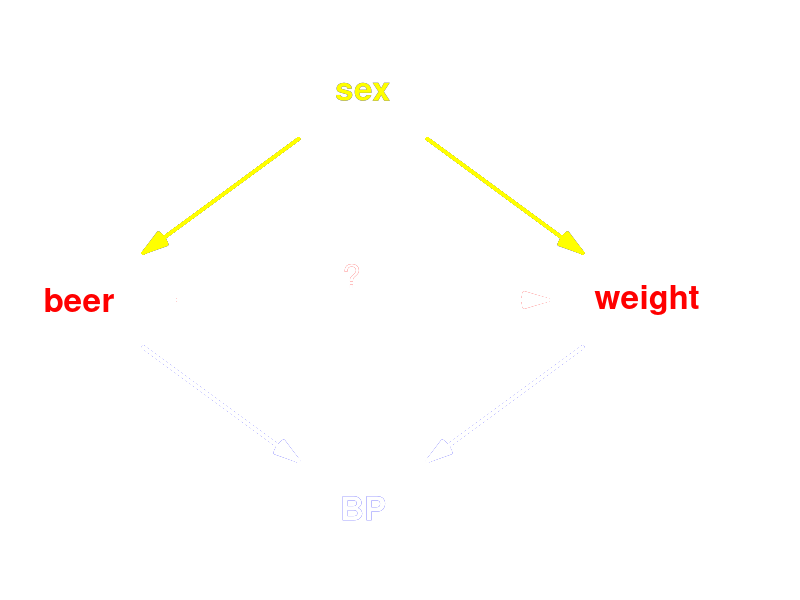
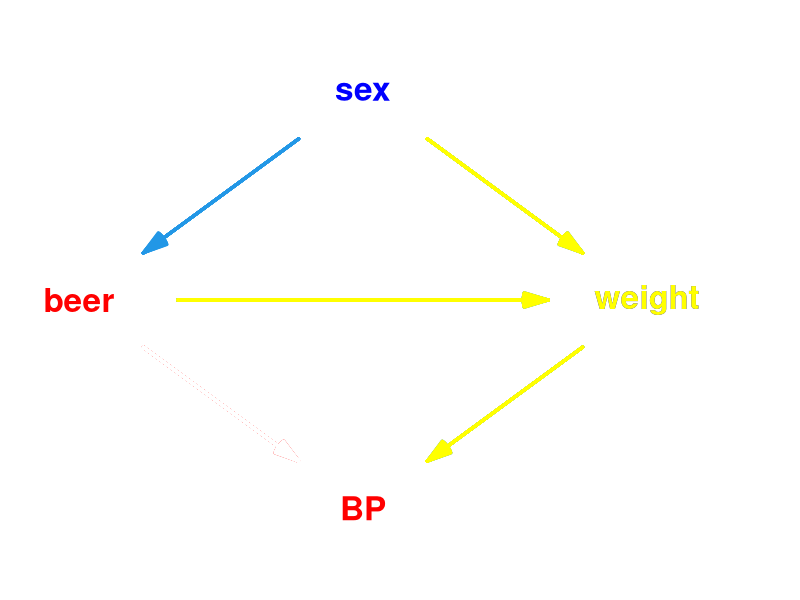
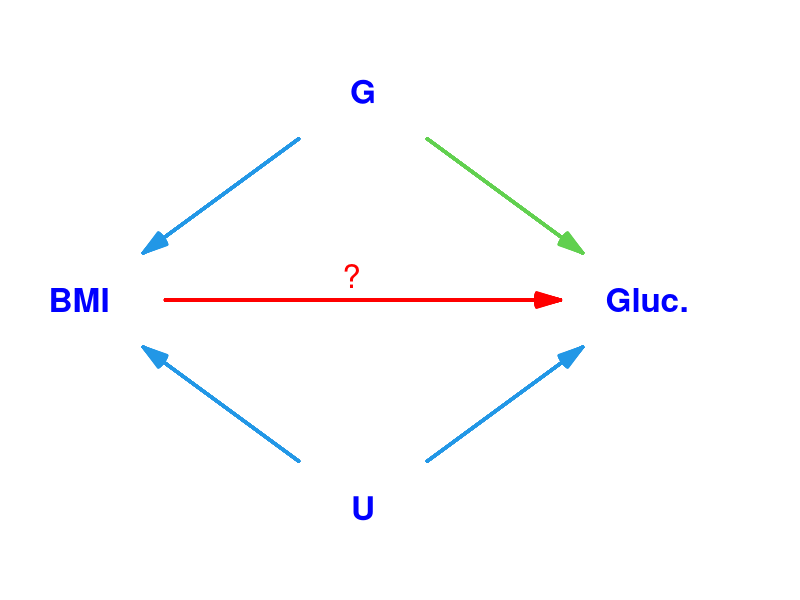

These figures' R source, in order:
library(Epi)

### If you really want to use R for creating the graph:
########################################################
par( mar=c(0,0,0,0), cex=2)
plot( NA, bty="n",xlim= c(40,100), ylim=c(0,80), xaxt="n", yaxt="n",
 xlab="", ylab="" ) # create an empty plot with coordinates
b<-0; w=12
bb  <- tbox( "beer", 44, 40, w,w, col.txt="red" ,col.border=b)
ww  <- tbox( "weight", 90, 40, w,w, col.txt="red" ,col.border=b)
ss  <- tbox( "sex", 67, 70, w,w, col.txt="blue" ,col.border=b)
bp  <- tbox( "BP", 67, 10, w,w, col.txt="blue" ,col.border=b)
text( boxarr( bb, ww , col="red", lwd=3 ,gap= 4), "?", col="red", adj=c(0,-0.5) )
boxarr( bb, bp , col="blue", lwd=3 )
boxarr( ww, bp , col="blue", lwd=3 )
boxarr( ss, bb , col="blue", lwd=3 )
boxarr( ss, ww , col="blue", lwd=3 )

############
# remove causal effect
text( boxarr( bb, ww , col="white", lwd=3 ,gap= 4), "?", col="white", adj=c(0,-0.5) )
############

# remove nodes not in X, Y or their ancestors
bp  <- tbox( "BP", 67, 10, w,w, col.txt="white" ,col.border=b)
boxarr( bb, bp , col="white", lwd=3 )
boxarr( ww, bp , col="white", lwd=3 )
############
############
# need to remove sex to separate X and Y
ss  <- tbox( "sex", 67, 70, w,w, col.txt="yellow" ,col.border=b)
boxarr( ss, bb , col="yellow", lwd=3 )
boxarr( ss, ww , col="yellow", lwd=3 )
############

set.seed(426512)
bdat= data.frame(sex = c(rep(0,500),rep(1,500))  )
                   # a data frame with 500 females, 500 males

# The probability of beer-drinking is 0.2 for females and 0.7 for males
bdat$beer <- rbinom(1000,1,0.2+0.5*bdat$sex)

# check the distribution of sex/beer
stat.table(list(sex,beer),list(count(),percent(beer)),data=bdat)

# Men weigh on average 10kg more than women

bdat$weight <- 60 + 10*bdat$sex + rnorm(1000,0,7)

# One kg difference in body weight corresponds in
# average to 0.5mmHg difference in (systolic) blood pressures
# Beer-drinking increases blood pressure by 10mmHg in average.

bdat$bp <- 110 + 0.5*bdat$weight + 10*bdat$beer + rnorm(1000,0,10)

##################

# unadjusted
m1a<-lm(weight~beer, data=bdat)

# adjusted for sex
m2a<-lm(weight~beer+sex, data=bdat)

# adjusted for sex and bp
m3a<-lm(weight~beer+sex+bp, data=bdat)
ci.lin(m1a)
ci.lin(m2a)
ci.lin(m3a)

###############
# Now change the data-generation algorithm so, that in fact beer-drinking
# does increase the body weight by 2kg.

bdat$weight <- 60 + 10*bdat$sex + 2*bdat$beer + rnorm(1000,0,7)
bdat$bp <- 110 + 0.5*bdat$weight + 10*bdat$beer + rnorm(1000,0,10)
##################

m1b<-lm(weight~beer, data=bdat)
m2b<-lm(weight~beer+sex, data=bdat)
m3b<-lm(weight~beer+sex+bp, data=bdat)
ci.lin(m1b)
ci.lin(m2b)
ci.lin(m3b)

##################

# models for blood pressure

### If you really want to use R for creating the graph:
########################################################
par( mar=c(0,0,0,0), cex=2)
plot( NA, bty="n",xlim= c(40,100), ylim=c(0,80), xaxt="n", yaxt="n",
      xlab="", ylab="" ) # create an empty plot with coordinates
b<-0; w=12
bb  <- tbox( "beer", 44, 40, w,w, col.txt="red" ,col.border=b)
ww  <- tbox( "weight", 90, 40, w,w, col.txt="blue" ,col.border=b)
ss  <- tbox( "sex", 67, 70, w,w, col.txt="blue" ,col.border=b)
bp  <- tbox( "BP", 67, 10, w,w, col.txt="red" ,col.border=b)
boxarr( bb, bp , col="red", lwd=3)
boxarr( bb, ww , col=4, lwd=3, gap=4)
boxarr( ww, bp , col=4, lwd=3 )
boxarr( ss, bb , col=4, lwd=3 )
boxarr( ss, ww , col=4, lwd=3 )

############
# remove causal effect
 boxarr( bb, bp , col="white", lwd=3)

############
# removing weight separates beer and BP!
ww  <- tbox( "weight", 90, 40, w,w, col.txt="yellow" ,col.border=b)
boxarr( ww, bp , col="yellow", lwd=3 )
boxarr( ss, ww , col="yellow", lwd=3 )
boxarr( bb, ww , col="yellow", lwd=3, gap=4)
############

m1bp<-lm(bp~beer,data=bdat)
m2bp<-lm(bp~beer+weight,data=bdat)
m3bp<-lm(bp~beer+weight+sex,data=bdat)
ci.lin(m1bp)
ci.lin(m2bp)  
ci.lin(m3bp)  # no bias here!

###############
## MENDELIAN RANDOMIZATION
###############

### Modifying the script for the previous graph:
########################################################
par( mar=c(0,0,0,0), cex=2)
plot( NA, bty="n",xlim= c(40,100), ylim=c(0,80), xaxt="n", yaxt="n",
 xlab="", ylab="" ) # create an empty plot with coordinates
b<-0; w=12
bmi  <- tbox( "BMI", 44, 40, w,w, col.txt="blue" ,col.border=b)
gl  <- tbox( "Gluc.", 90, 40, w,w, col.txt="blue" ,col.border=b)
gene  <- tbox( "G", 67, 70, w,w, col.txt="blue" ,col.border=b)
u  <- tbox( "U", 67, 10, w,w, col.txt="blue" ,col.border=b)
text( boxarr( bmi, gl , col="red", lwd=3 ), "?", col="red", adj=c(0,-0.5) )
boxarr( gene, bmi , col=4, lwd=3 )
#boxarr( gene, gl , col=3, lwd=3 )
boxarr( u, bmi , col=4, lwd=3 )
boxarr( u, gl , col=4, lwd=3 )

############

 n <- 10000
 mrdat <- data.frame(G = rbinom(n,2,0.2))
 stat.table(G, list(count(),percent(G)),data=mrdat)
 
mrdat$U <- rnorm(n)
mrdat$BMI <- with(mrdat, 25 + 0.7*G + 2*U + rnorm(n) )

ci.lin(lm(BMI~G, data=mrdat))

mrdat$Y <- with(mrdat, 3 + 0.1*BMI - 1.5*U + rnorm(n,0,0.5) )

mxy<-lm(Y ~ BMI, data=mrdat)
ci.lin(mxy)

mgx<-lm(BMI ~ G, data=mrdat)
ci.lin(mgx)  # check the instrument effect
bgx<-mgx$coef[2]   # save the 2nd coefficient (coef of G) 

mgy<-lm(Y ~ G, data=mrdat)
ci.lin(mgy)
bgy<-mgy$coef[2]

causeff <- bgy/bgx
causeff    # closer to 0.1?

library(sem)
summary(tsls(Y ~ BMI, ~G, data=mrdat))


n <- 10000
# initializing simulations:
# 100 simulations (change it, if you want more):
nsim<-100       
mr<-rep(NA,nsim)   # empty vector for the outcome parameters

for (i in 1:nsim) { # start the loop
### Exactly the same commands as before:
mrdat <- data.frame(G = rbinom(n,2,0.2))
mrdat$U <- rnorm(n)
mrdat$BMI <- with(mrdat, 25 + 0.7*G + 2*U + rnorm(n) )
mrdat$Y <- with(mrdat, 3 + 0.1*BMI - 1.5*U + rnorm(n,0,0.5) )
mgx<-lm(BMI ~ G, data=mrdat)
bgx<-mgx$coef[2]
mgy<-lm(Y ~ G, data=mrdat)
bgy<-mgy$coef[2]
# Save the i'th parameter estimate:
mr[i]<-bgy/bgx
}   # end the loop
mr
summary(mr)

### PLEIOTROPY!!!

boxarr( gene, gl , col=3, lwd=3 )
### change the code:
# mrdat$Y <- with(mrdat, 3 + 0.1*BMI - 1.5*U + 0.05*G + rnorm(n,0,0.5) )

n <- 10000
# initializing simulations:
# 100 simulations (change it, if you want more):
nsim<-100       
mr<-rep(NA,nsim)   # empty vector for the outcome parameters

for (i in 1:nsim) { # start the loop
### Exactly the same commands as before:
mrdat <- data.frame(G = rbinom(n,2,0.2))
mrdat$U <- rnorm(n)
mrdat$BMI <- with(mrdat, 25 + 0.7*G + 2*U + rnorm(n) )
##
mrdat$Y <- with(mrdat, 3 + 0.1*BMI - 1.5*U + 0.05*G + rnorm(n,0,0.5) )
##
mgx<-lm(BMI ~ G, data=mrdat)
bgx<-mgx$coef[2]
mgy<-lm(Y ~ G, data=mrdat)
bgy<-mgy$coef[2]
# Save the i'th parameter estimate:
mr[i]<-bgy/bgx
}   # end the loop

summary(mr)
